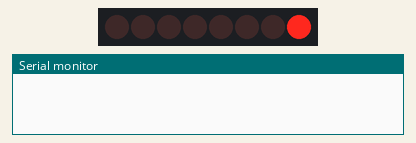
Simulated run of this sketch. Board: Arduino Leonardo, built with avr-gcc and run on an emulated ATmega32U4. Shown: 8 shift-register outputs drawn as a row of LEDs (first output left, lit = HIGH), the last lines printed to the serial monitor. Wiring (inferred from the names in the program): shift register (74HC595): data pin 8; shift clock pin 5; latch pin 6. Wiring (inferred from the signals the program sends): row of LEDs: on Q0, Q1, Q2, Q3, Q4, Q5, Q6, Q7.

Above: at 0.12 s.
At 1.15 s:
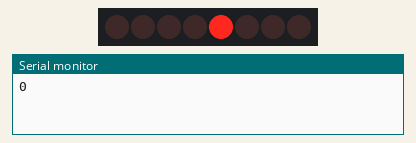
At 1.65 s:
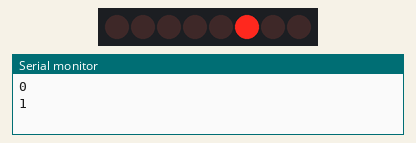
At 2.15 s:
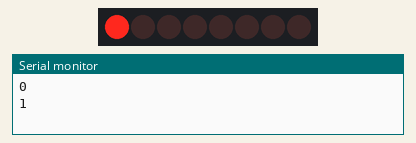
At 3.45 s:
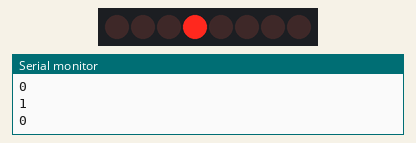
At 4.77 s:
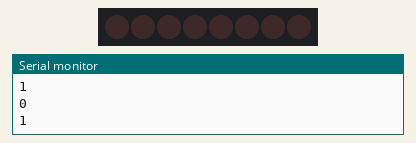
Timing chart, 0 to 5.1 s (numbered marks = the images above):
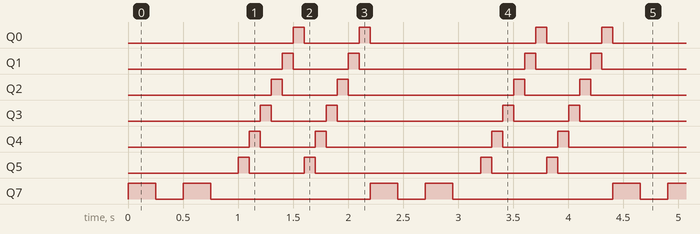

The sketch:

LEDinitial.ino
```cpp
#define SRCLK 5
#define RCLK 6
#define SER 8

void setup(){
    pinMode(SRCLK, OUTPUT);
    pinMode(RCLK, OUTPUT);
    pinMode(SER, OUTPUT);
    Serial.begin(9600);
}

void loop(){

    uint8_t led = 0b00000010;
    uint8_t ledmax = 0b10000000;
    int i = 0;

    for(int i = 0; i < 2; i++){
        shiftOut(SER, SRCLK, LSBFIRST, 0b00000001);
        digitalWrite(RCLK, LOW);
        digitalWrite(RCLK, HIGH);
        delay(250);
        shiftOut(SER, SRCLK, LSBFIRST, 0b00000000);
        digitalWrite(RCLK, LOW);
        digitalWrite(RCLK, HIGH);
        delay(250);
    }

    while(i < 2){
        Serial.println(i);
        rollLED(led, ledmax);
/*        while(led < ledmax){
            led = led << 1;
            shiftOut(SER, SRCLK, LSBFIRST, led);
            digitalWrite(RCLK, LOW);
            digitalWrite(RCLK, HIGH);
            delay(100);
        }*/
        i++;
    }

}

void rollLED(uint8_t led, uint8_t ledmax){
    while(led < ledmax){
        led = led << 1;
        shiftOut(SER, SRCLK, LSBFIRST, led);
        digitalWrite(RCLK, LOW);
        digitalWrite(RCLK, HIGH);
        delay(100);
    }
}
```

Measured:
- by itself, Q0–5: repeats every 2.2 s: LOW 0.50 s, HIGH 0.10 s, LOW 1.5 s, HIGH 0.10 s
- by itself, Q7: repeats every 2.2 s: LOW 0.25 s, HIGH 0.25 s, LOW 1.5 s, HIGH 0.25 s
- by itself, everything shown: repeats every 2.2 s, in 16 steps
